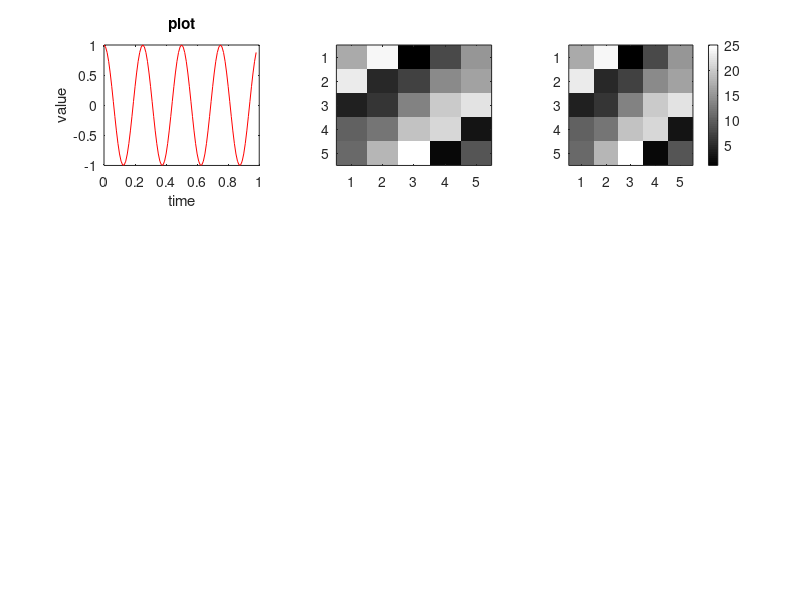

Here is the MATLAB script that generated this plot:
degVal = [0:0.01:0.98];

sinGraph = sin(2*pi*4*degVal);

cosGraph = cos(2*pi*4*degVal);

plot(degVal, sinGraph)
hold on;
subplot(3,3,1)
plot(degVal, cosGraph, 'r')
xlabel('time')
ylabel('value')
title('plot')

A = magic(5);
subplot(3,3,2)
imagesc(A)

subplot(3,3,3)
imagesc(A), colorbar, colormap gray

print -dpng 'sincCos.png'